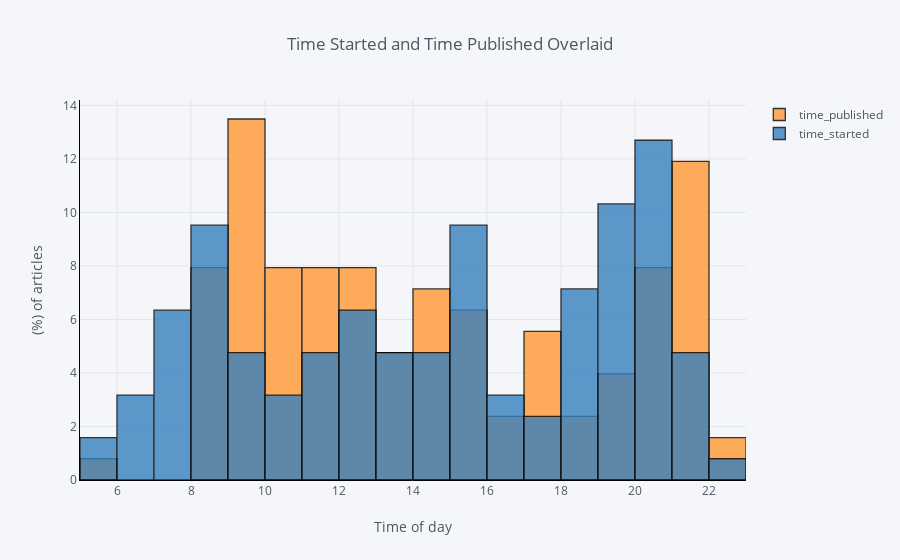

Source (notebook cell):
### Markdown cell above
## Overlaid Histogram

If we prefer the bars to be laid over one another, we specify the `barmode` to be `overlay`.

### Code cell
df[['time_published', 'time_started']].iplot(
    kind='hist',
    bins=24,
    linecolor='black',
    opacity=0.8,
    histnorm='percent',
    barmode='overlay',
    xTitle='Time of day',
    yTitle='(%) of articles',
    title='Time Started and Time Published Overlaid')

### Figure 1 — Plotly figure (JSON) as saved in the notebook; plotly's stock layout.template omitted (floating-point values rounded to 4 significant figures)
{"data": [{"histfunc": "count", "histnorm": "percent", "marker": {"color": "rgba(255, 153, 51, 1.0)", "line": {"color": "#000000", "width": 1.3}}, "name": "time_published", "nbinsx": 24, "opacity": 0.8, "orientation": "v", "type": "histogram", "uid": "469e0419-04e7-4389-ab6d-19c360de0a96", "x": [14.42, 22.03, 12.92, 9.133, 8.85, 21.15, 17.9, 21.28, 17.83, 14.35, 14.4, 12.97, 12.97, 19.97, 15.28, 17.05, 14.03, 17.1, 15.15, 15.07, 10.33, 11.33, 11.37, 18.85, 13.75, 20.25, 20.62, 9.75, 16.97, 21.82, 20.8, 9.85, 15.4, 19.7, 8.917, 15.5, 20.27, 14.37, 18.45, 20.28, 8.667, 11.68, 9.433, 9.2, 9.15, 22.48, 18.95, 11.45, 12.82, 9.55, 11.17, 16.27, 10.48, 9.783, 12.73, 8.6, 14.2, 20.63, 13.52, 13.57, 15.45, 11.07, 12.55, 9.567, 9.8, 14.27, 11.65, 10.02, 20.58, 10.2, 8.433, 8.55, 11.07, 8.95, 9.583, 9.067, 5.883, 14.72, 19.82, 9.8, 9.85, 19.13, 12.73, 17.45, 9.433, 10.52, 17.92, 10.43, 13.68, 21.07, 13.17, 12.52, 10.43, 15.53, 20.73, 21.5, 10.23, 10.28, 9, 8.583, 21.9, 19.95, 13.42, 10.38, 11.83, 16.27, 14.68, 21.27, 12.65, 21.05, 20.07, 20.38, 15.47, 21.37, 21.4, 21.42, 21.43, 21.43, 21.45, 8, 12.52, 11.6, 17.88, 8.25, 9.483, 21.07]}, {"histfunc": "count", "histnorm": "percent", "marker": {"color": "rgba(55, 128, 191, 1.0)", "line": {"color": "#000000", "width": 1.3}}, "name": "time_started", "nbinsx": 24, "opacity": 0.8, "orientation": "v", "type": "histogram", "uid": "8abcbc0c-bcee-4b26-8a96-22bc6b0fa125", "x": [14.4, 22.03, 12, 18.35, 20.3, 19.12, 11.52, 20.82, 9.1, 20.07, 15.23, 11.33, 13.03, 6.967, 12.62, 15.78, 20.72, 15.3, 14.02, 13.55, 6.1, 15.18, 19.47, 18.78, 18.8, 21.63, 13.3, 20.73, 17.38, 12.43, 8.75, 8.067, 10.7, 18.27, 7.267, 18.45, 15.78, 21.08, 19.8, 18.37, 20.53, 7.6, 20.63, 7.817, 20.63, 7.3, 8.25, 19.1, 7.783, 20.63, 14.53, 12.37, 12.67, 12.37, 21.35, 9.55, 20.1, 9.967, 19.95, 11.03, 13.03, 19.45, 13.63, 13.98, 9.6, 12.13, 18.18, 6.85, 18.2, 16.28, 10.92, 16, 19.12, 19.93, 7.033, 11.18, 20.47, 15.3, 19.02, 12.02, 9.217, 8.667, 20.02, 15.45, 14.9, 5.467, 10.85, 20.07, 14.35, 19.87, 5.05, 16.35, 6.983, 20.22, 21.15, 8.4, 15.68, 15.28, 10.38, 11.3, 20.2, 17.12, 17.78, 15.72, 21.28, 19.85, 19.85, 19.17, 7.867, 18.8, 8.717, 15.43, 14.75, 8.25, 8.367, 8.283, 8.333, 8.317, 8.35, 7.333, 15.48, 11.68, 16.93, 20.15, 9.95, 21.6]}], "layout": {"barmode": "overlay", "legend": {"bgcolor": "#F5F6F9", "font": {"color": "#4D5663"}}, "paper_bgcolor": "#F5F6F9", "plot_bgcolor": "#F5F6F9", "title": "Time Started and Time Published Overlaid", "titlefont": {"color": "#4D5663"}, "xaxis": {"gridcolor": "#E1E5ED", "linecolor": "black", "showgrid": true, "tickfont": {"color": "#4D5663"}, "title": "Time of day", "titlefont": {"color": "#4D5663"}, "zerolinecolor": "#E1E5ED"}, "yaxis": {"gridcolor": "#E1E5ED", "linecolor": "black", "showgrid": true, "tickfont": {"color": "#4D5663"}, "title": "(%) of articles", "titlefont": {"color": "#4D5663"}, "zerolinecolor": "#E1E5ED"}}}
